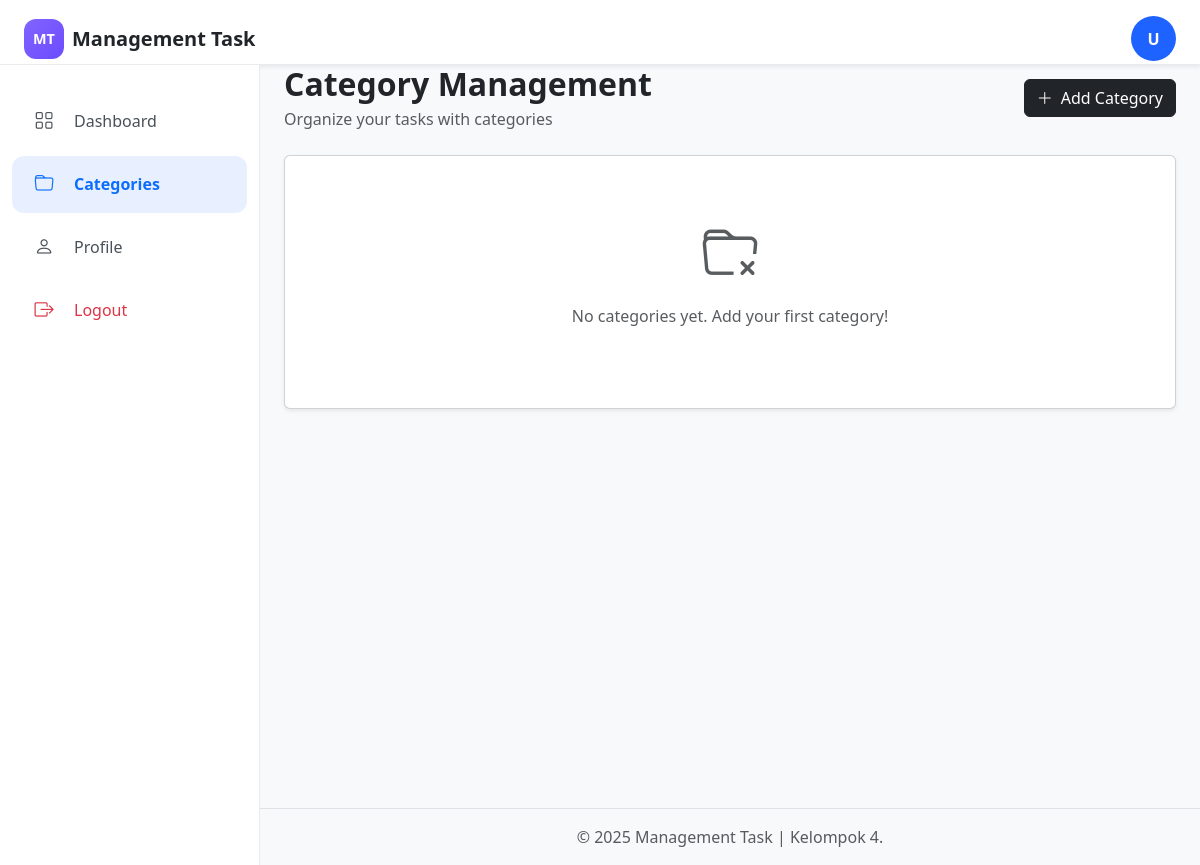
The app's page /categories.php, older data.
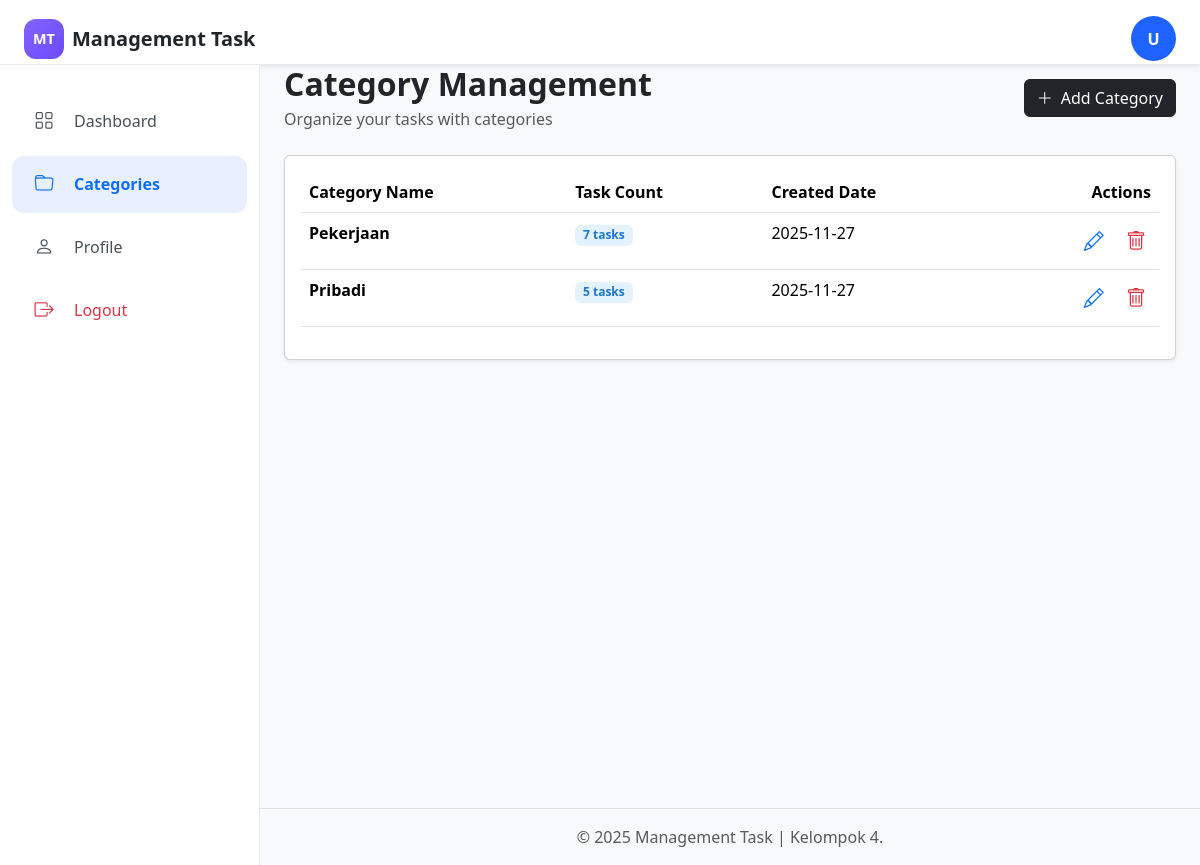
The same page, newer data.
### tables this page shows
CREATE TABLE `categories` (
  `id` bigint UNSIGNED NOT NULL,
  `user_id` bigint UNSIGNED NOT NULL,
  `name` varchar(255) NOT NULL,
  `created_at` timestamp NULL DEFAULT NULL,
  `updated_at` timestamp NULL DEFAULT NULL
);

### categories.php (the view, shortened to what this page needs)
<?php
require_once "config/database.php";
$user_id = 1;
$query = $pdo->prepare("SELECT * FROM categories WHERE user_id = ? ORDER BY created_at DESC");
$query->execute([$user_id]);
$categories = $query->fetchAll(PDO::FETCH_ASSOC);
$category_task_counts = [];
foreach ($categories as $category) {
    $count_query = $pdo->prepare("SELECT COUNT(*) as count FROM tasks WHERE category_id = ?");
    $count_query->execute([$category['id']]);
    $result = $count_query->fetch(PDO::FETCH_ASSOC);
    $category_task_counts[$category['id']] = $result['count'];
}
include "layout/header.php";
include "layout/sidebar.php";
?>
<link rel="stylesheet" href="assets/css/categories.css">
<div class="container-fluid categories-page-wrapper">
    <div class="d-flex justify-content-between align-items-center mb-4">
        <div>
            <h2 class="fw-bold mb-1">Category Management</h2>
            <p class="text-muted mb-0">Organize your tasks with categories</p>
        </div>
        <button type="button" class="btn btn-dark" data-bs-toggle="modal" data-bs-target="#categoryModal" onclick="openAddModal()">
            <i class="bi bi-plus-lg me-2"></i>Add Category
        </button>
    </div>
    <div class="card shadow-sm">
        <div class="card-body">
            <?php if (empty($categories)): ?>
                <div class="text-center py-5">
                    <i class="bi bi-folder-x display-4 text-muted"></i>
                    <p class="text-muted mt-3">No categories yet. Add your first category!</p>
                </div>
            <?php else: ?>
                <div class="table-responsive">
                    <table class="table table-hover">
                        <thead>
                            <tr>
                                <th>Category Name</th>
                                <th>Task Count</th>
                                <th>Created Date</th>
                                <th class="text-end">Actions</th>
                            </tr>
                        </thead>
                        <tbody>
                            <?php foreach ($categories as $category): ?>
                                <tr>
                                    <td>
                                        <strong><?php echo htmlspecialchars($category['name']); ?></strong>
                                    </td>
                                    <td>
                                        <span class="badge" style="background-color: #e3f2fd; color: #1976d2;">
                                            <?php echo $category_task_counts[$category['id']] ?? 0; ?> tasks
                                        </span>
                                    </td>
                                    <td>
                                        <?php
                                        $date = new DateTime($category['created_at']);
                                        echo $date->format('Y-m-d');
                                        ?>
                                    </td>
                                    <td class="text-end">
                                        <button type="button" class="btn btn-sm btn-link text-primary p-1 me-2"
                                                onclick="openEditModal(<?php echo $category['id']; ?>, '<?php echo htmlspecialchars($category['name'], ENT_QUOTES); ?>')"
                                                title="Edit">
                                            <i class="bi bi-pencil fs-5"></i>
                                        </button>
                                        <button type="button" class="btn btn-sm btn-link text-danger p-1"
                                                onclick="confirmDelete(<?php echo $category['id']; ?>, '<?php echo htmlspecialchars($category['name'], ENT_QUOTES); ?>')"
                                                title="Delete">
                                            <i class="bi bi-trash fs-5"></i>
                                        </button>
                                    </td>
                                </tr>
                            <?php endforeach; ?>
                        </tbody>
                    </table>
                </div>
            <?php endif; ?>
        </div>
    </div>
</div>
<?php
include "layout/footer.php";
?>

### layout/header.php (shortened to what this page needs)
<!DOCTYPE html>
<html lang="en">
<head>
    <link href="https://cdn.jsdelivr.net/npm/bootstrap@5.3.3/dist/css/bootstrap.min.css" rel="stylesheet">
    <link rel="stylesheet" href="https://cdnjs.cloudflare.com/ajax/libs/font-awesome/6.5.2/css/all.min.css">
    <link rel="stylesheet" href="https://cdn.jsdelivr.net/npm/bootstrap-icons@1.11.1/font/bootstrap-icons.css">
    <link rel="stylesheet" href="assets/css/style.css">
</head>
<body>

### layout/sidebar.php (shortened to what this page needs)
<?php
$user = ['name' => 'User'];
if (!function_exists('getInitials')) {
    function getInitials($name) {
        $words = explode(' ', trim($name));
        $initials = '';
        foreach ($words as $w) {
            if (strlen($w) > 0) {
                $initials .= strtoupper($w[0]);
            }
        }
        return substr($initials, 0, 2);
    }
}
?>
<header class="top-app-bar bg-white shadow-sm">
    <div class="d-flex justify-content-between align-items-center py-3 px-4">
        <div class="d-flex align-items-center gap-2">
            <div class="logo-mt-bar">MT</div>
            <span class="fw-semibold fs-5 text-dark d-none d-md-inline">Management Task</span>
        </div>
        <div class="avatar-initials" title="<?= htmlspecialchars($user['name']) ?>">
            <?= getInitials($user['name']); ?>
        </div>
    </div>
</header>
<div class="d-flex" id="wrapper">
    <div id="sidebar-wrapper">
        <nav class="sidebar-nav">
            <div class="sidebar-links">
                <a href="dashboard.php"
                    class="sidebar-link <?= basename($_SERVER['SCRIPT_NAME']) == 'index.php' || basename($_SERVER['SCRIPT_NAME']) == 'dashboard.php' ? 'active-sidebar-link' : '' ?>">
                    <i class="bi bi-grid me-2"></i> Dashboard
                </a>
                <a href="categories.php"
                    class="sidebar-link <?= basename($_SERVER['SCRIPT_NAME']) == 'categories.php' ? 'active-sidebar-link' : '' ?>">
                    <i class="bi bi-folder me-2"></i> Categories
                </a>
                <a href="profile.php"
                    class="sidebar-link <?= basename($_SERVER['SCRIPT_NAME']) == 'profile.php' ? 'active-sidebar-link' : '' ?>">
                    <i class="bi bi-person me-2"></i> Profile
                </a>
                <a href="process/auth_login.php?action=logout" class="sidebar-link text-danger" onclick="return confirm('Yakin ingin keluar?');">
                    <i class="bi bi-box-arrow-right me-2 text-danger"></i> Logout
                </a>
            </div>
        </nav>
    </div>
    <div id="page-content-wrapper">
        <main class="p-4">

### layout/footer.php (shortened to what this page needs)
        </main>
        <footer class="footer mt-auto py-3 bg-light border-top">
            <div class="container-fluid text-center">
                <span class="text-muted">© 2025 Management Task | Kelompok 4.</span>
            </div>
        </footer>
    </div>
</div>
</body>
</html>

### assets/css/style.css (style rules this page uses)
html, body { height: 100%; background-color: #f8f9fa; margin: 0; }
#page-content-wrapper { display: flex; flex-direction: column; min-height: 100vh; }
main { flex: 1; }
.top-app-bar { background-color: #ffffff; height: 65px; border-bottom: 1px solid #e9ecef; }
.logo-mt-bar { width: 40px; height: 40px; border-radius: 12px; background: linear-gradient(135deg, #8264ff, #6b4cff); color: white; display: flex; justify-content: center; align-items: center; font-weight: 600; font-size: 0.9rem; }
.avatar-initials { background-color: #1e63ff; color: white; width: 45px; height: 45px; border-radius: 50%; display: flex; justify-content: center; align-items: center; font-weight: bold; font-size: 1rem; }
#sidebar-wrapper { width: 260px; min-height: 100vh; background: #ffffff; border-right: 1px solid #e9ecef; padding: 18px 0; }
.sidebar-links { margin-top: 10px; }
.sidebar-link { display: flex; align-items: center; gap: 12px; padding: 14px 22px; margin: 6px 12px; border-radius: 12px; color: #495057; font-size: 1rem; font-weight: 500; text-decoration: none; transition: all 0.2s ease; }
.sidebar-link i { font-size: 1.2rem; width: 20px; text-align: center; }
.sidebar-link.active-sidebar-link { background-color: #e8f0ff; color: #0d6efd; font-weight: 600; }
.sidebar-link.text-danger { color: #dc3545 !important; }

### assets/css/categories.css (style rules this page uses)
#wrapper { width: 100% !important; max-width: 100% !important; }
#page-content-wrapper { width: 100% !important; flex: 1 !important; max-width: 100% !important; }
#page-content-wrapper main { padding: 0 !important; width: 100% !important; }
.categories-page-wrapper { width: 100% !important; max-width: 100% !important; padding-left: 1.5rem !important; padding-right: 1.5rem !important; margin-left: 0 !important; margin-right: 0 !important; }
#page-content-wrapper .footer { width: 100% !important; margin: 0 !important; padding-left: 0 !important; padding-right: 0 !important; }
#page-content-wrapper .footer .container-fluid { padding-left: 1.5rem !important; padding-right: 1.5rem !important; margin: 0 !important; }

Row changes from the older to the newer data that the page shows:
added categories: name "Pekerjaan", id "7", created_at "2025-11-27"
added categories: name "Pribadi", id "5", created_at "2025-11-27"
Text that changed along with them:
text no longer shown: "No categories yet. Add your first category!"
text now shown: "Category Name Task Count Created Date Actions"
